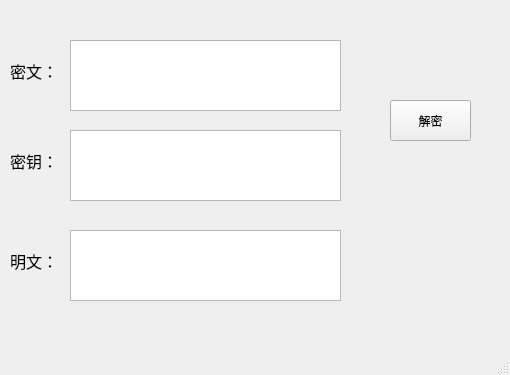
<?xml version="1.0" encoding="UTF-8"?>
<ui version="4.0">
 <class>MainWindow_decrypt</class>
 <widget class="QMainWindow" name="MainWindow_decrypt">
  <property name="geometry">
   <rect>
    <x>0</x>
    <y>0</y>
    <width>510</width>
    <height>375</height>
   </rect>
  </property>
  <property name="windowTitle">
   <string>MainWindow</string>
  </property>
  <widget class="QWidget" name="centralwidget">
   <widget class="QTextEdit" name="Ciphertext">
    <property name="geometry">
     <rect>
      <x>70</x>
      <y>40</y>
      <width>271</width>
      <height>71</height>
     </rect>
    </property>
   </widget>
   <widget class="QTextEdit" name="Key">
    <property name="geometry">
     <rect>
      <x>70</x>
      <y>130</y>
      <width>271</width>
      <height>71</height>
     </rect>
    </property>
   </widget>
   <widget class="QTextEdit" name="textEdit_3">
    <property name="geometry">
     <rect>
      <x>70</x>
      <y>230</y>
      <width>271</width>
      <height>71</height>
     </rect>
    </property>
   </widget>
   <widget class="QPushButton" name="Decrypt">
    <property name="geometry">
     <rect>
      <x>390</x>
      <y>100</y>
      <width>81</width>
      <height>41</height>
     </rect>
    </property>
    <property name="text">
     <string>解密</string>
    </property>
   </widget>
   <widget class="QLabel" name="label">
    <property name="geometry">
     <rect>
      <x>10</x>
      <y>50</y>
      <width>54</width>
      <height>41</height>
     </rect>
    </property>
    <property name="font">
     <font>
      <pointsize>12</pointsize>
     </font>
    </property>
    <property name="text">
     <string>密文：</string>
    </property>
   </widget>
   <widget class="QLabel" name="label_2">
    <property name="geometry">
     <rect>
      <x>10</x>
      <y>140</y>
      <width>54</width>
      <height>41</height>
     </rect>
    </property>
    <property name="font">
     <font>
      <pointsize>12</pointsize>
     </font>
    </property>
    <property name="text">
     <string>密钥：</string>
    </property>
   </widget>
   <widget class="QLabel" name="label_3">
    <property name="geometry">
     <rect>
      <x>10</x>
      <y>240</y>
      <width>54</width>
      <height>41</height>
     </rect>
    </property>
    <property name="font">
     <font>
      <pointsize>12</pointsize>
     </font>
    </property>
    <property name="text">
     <string>明文：</string>
    </property>
   </widget>
  </widget>
  <widget class="QStatusBar" name="statusbar"/>
 </widget>
 <resources/>
 <connections/>
</ui>
